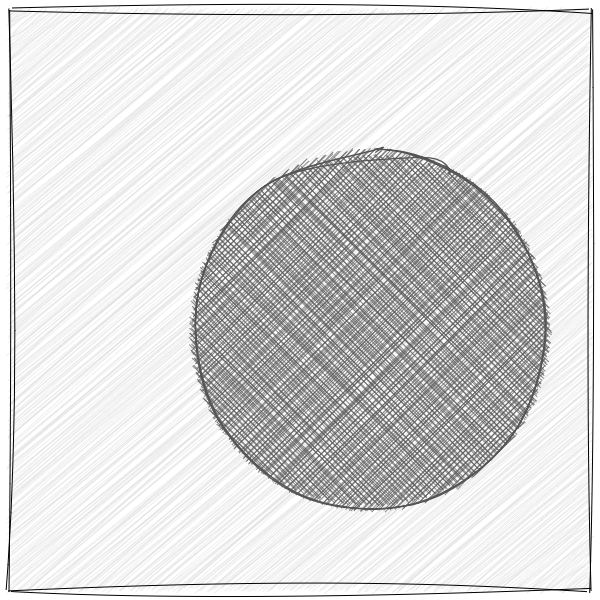
#> input picture research/talks/pde-img-seg/img/one-circle.png, 600 x 600 px
$ python main.py   (Python 2 division)   (older library calls are emulated)
#> lines starting #> are read from the running program, lines starting #| are printed output that depends on the picture
import numpy as np
from scipy.misc import imread
import matplotlib.pyplot as plt
from scipy.ndimage import gaussian_gradient_magnitude as GGM

plt.xkcd()

img = imread('../one-circle.png').astype(np.float)[:,:,0]
#> img: shape (600, 600) float64; min 0, max 255, mean 218.1
img = (img - img.min()) / (img.max() - img.min())

s, ds = np.linspace(0, 2*np.pi, 100, retstep=True)

x = np.c_[np.cos(s), np.sin(s)]
x *= 90
x += 250

dt = 1.
stop_time = 200
sigma = 20
gmag = GGM(img, sigma)
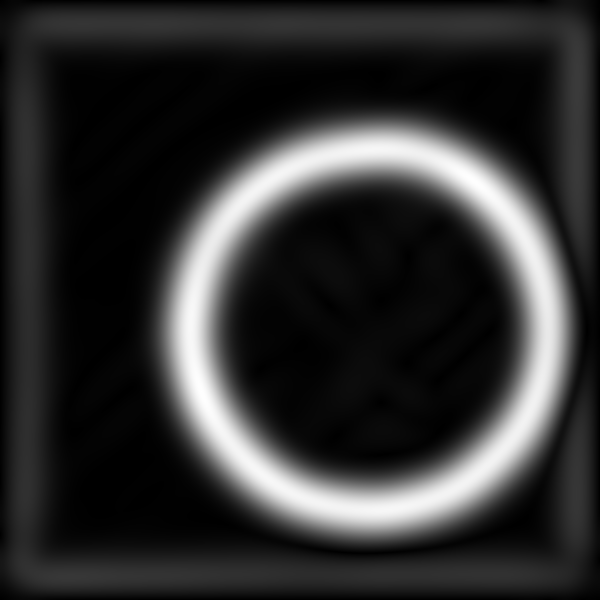
#> gmag: shape (600, 600) float64; min 5.63e-08, max 0.00693, mean 0.00132; drawn with min black and max white
damping = 5
V = np.exp(-damping*gmag)
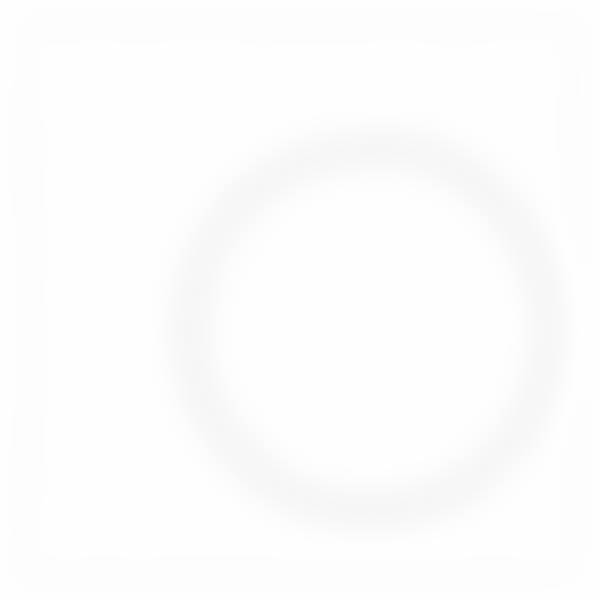
#> V: shape (600, 600) float64; min 0.966, max 1, mean 0.993
V = (V-V.min()) / (V.max()-V.min())
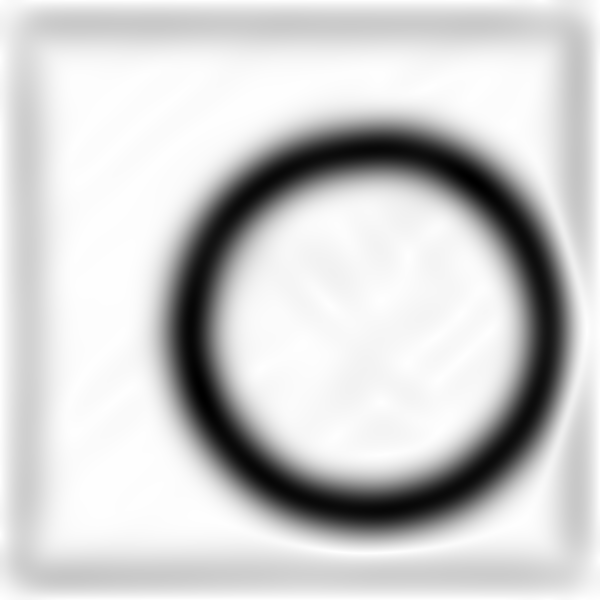
#> V: shape (600, 600) float64; min 0, max 1, mean 0.808

i = 0
show_freq = 10


fig = plt.figure(figsize=(5, 5))
ax = fig.add_axes([0, 0, 1, 1])

def showsave(pause=True, save=True, show=False):
#> called with pause = True, save = True, show = False
    print i
    ax.imshow(img, cmap=plt.cm.gray)
    ax.axis('off')
    lines, = ax.plot(x[:,0], x[:,1], '-r', label="t = {:.2f}".format(i*dt))
    ax.set_title("t = {:.2f}".format(i*dt))
    ax.legend(loc=1)
    if save:
        fig.savefig("{}.png".format(i))
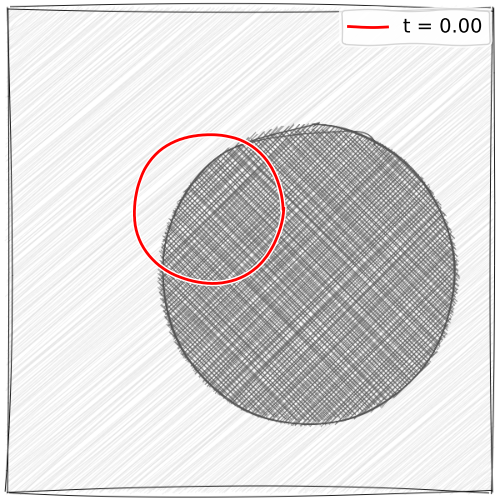
#> figure drawn by matplotlib, 1 panel
    if pause:
        plt.pause(0.1)
    if show:
        plt.show()
    ax.cla()

showsave()
i += 1

while i*dt < stop_time:
    xs = np.vstack([x[-1], x, x[0]])
    xs = np.gradient(xs, ds, axis=0)[1:-1]
    nm = np.linalg.norm(xs, axis=1)
    xs /= nm[:,np.newaxis]
    N = np.c_[xs[:,1], -xs[:,0]]

    xint = x.round().astype(int)
    xint[xint < 0] = 0
    xint[:,0][xint[:,0] >= img.shape[0]-1] = img.shape[0]-1
    xint[:,1][xint[:,1] >= img.shape[1]-1] = img.shape[1]-1

    x += dt*N*V[xint[:,1], xint[:,0]][:,np.newaxis]
    x[x < 0] = 0
    x[:,0][x[:,0] >= img.shape[0]-1] = img.shape[0]-1
    x[:,1][x[:,1] >= img.shape[1]-1] = img.shape[1]-1

    if i % show_freq != 0:
        i += 1
        continue

    showsave()
    i += 1
#> after the loop, i = 200; x = 100 pairs, first value 0 to 522.8, second value 0 to 493.6

showsave(pause=False, show=True)
#| 200
#> in showsave (call 21), `fig.savefig("{}.png".format(i))`:
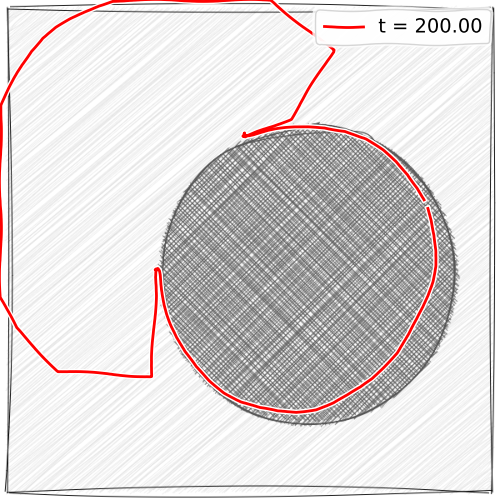
#> figure drawn by matplotlib, 1 panel

$ run again, with research/talks/pde-img-seg/img/two-circle.png copied over research/talks/pde-img-seg/img/one-circle.png
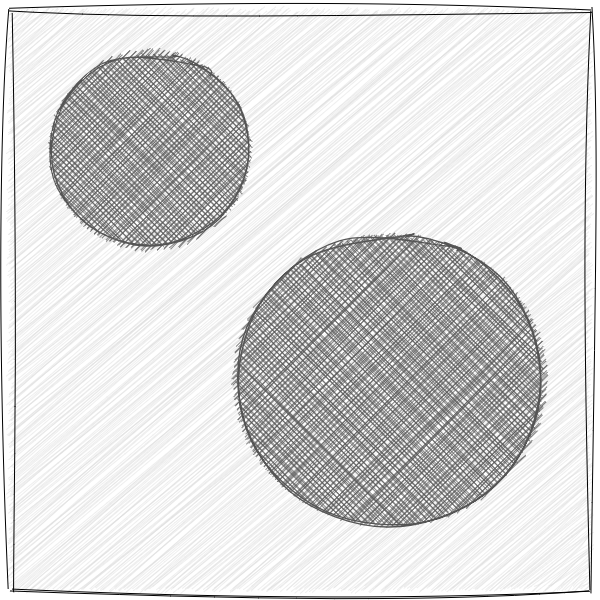
#> input picture research/talks/pde-img-seg/img/two-circle.png, 600 x 600 px
#> `V = (V-V.min()) / (V.max()-V.min())`:
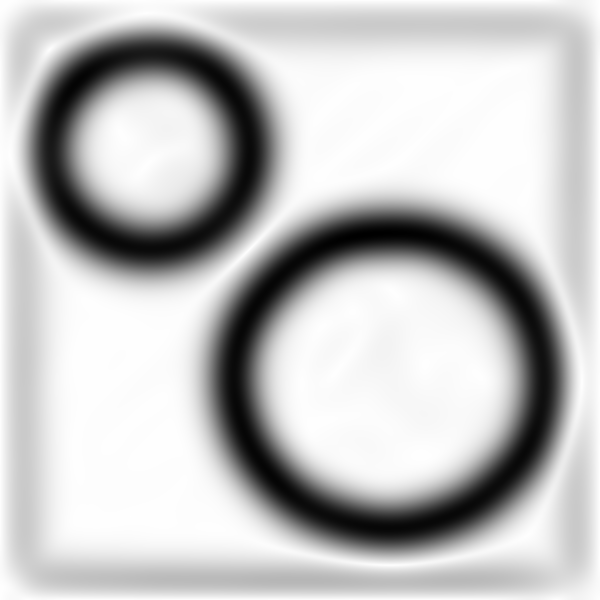
#> V: shape (600, 600) float64; min 0, max 1, mean 0.759
#> after the loop `while i*dt < stop_time:`: i = 200; x = 100 pairs, first value 0 to 510.7, second value 0 to 506.1
#| 200
#> in showsave (call 21), `fig.savefig("{}.png".format(i))`:
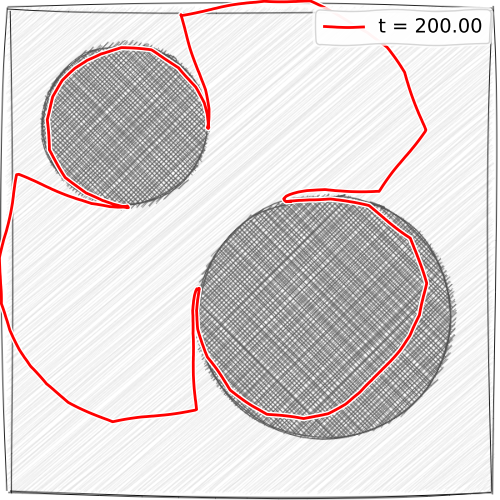
#> figure drawn by matplotlib, 1 panel
